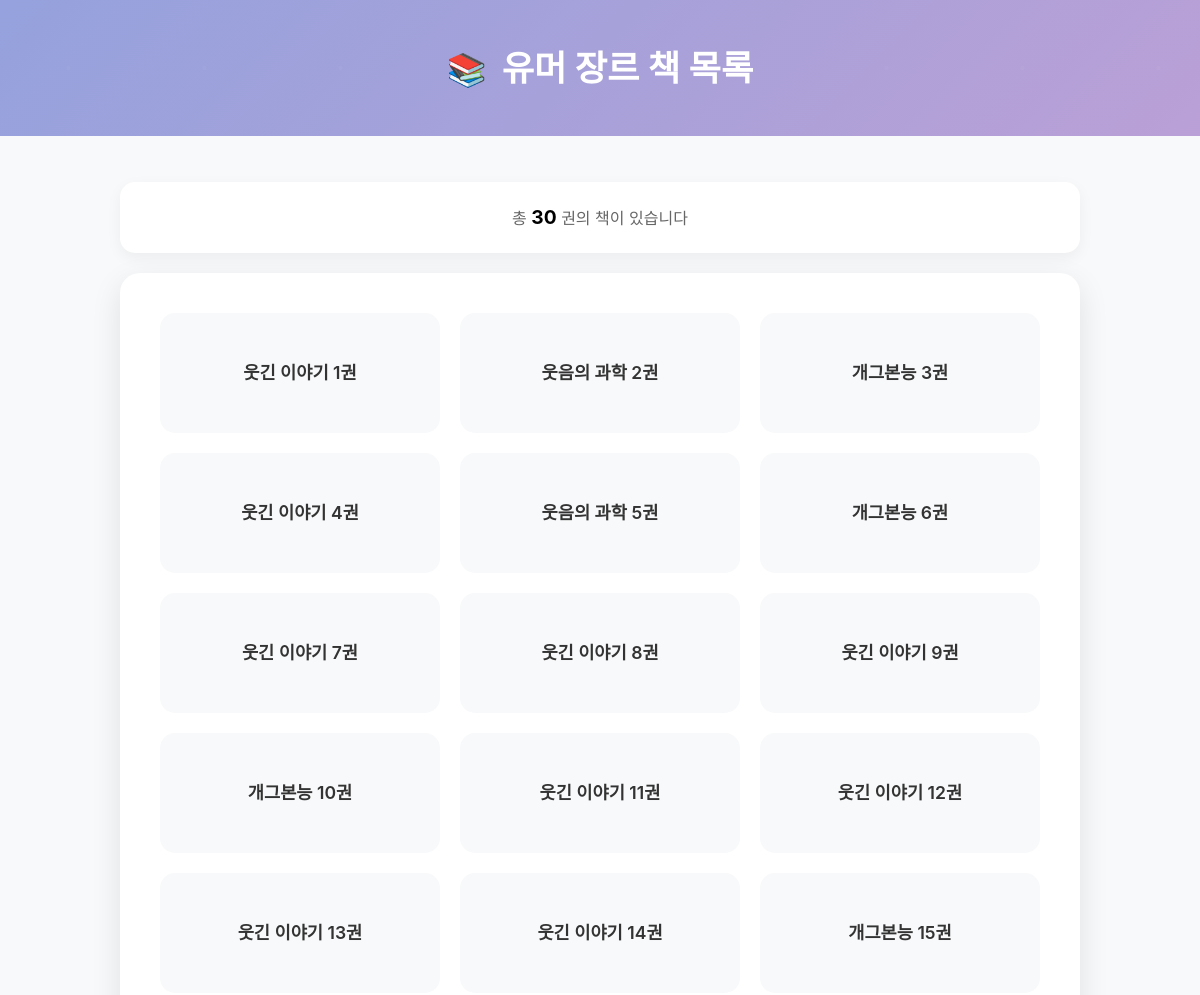
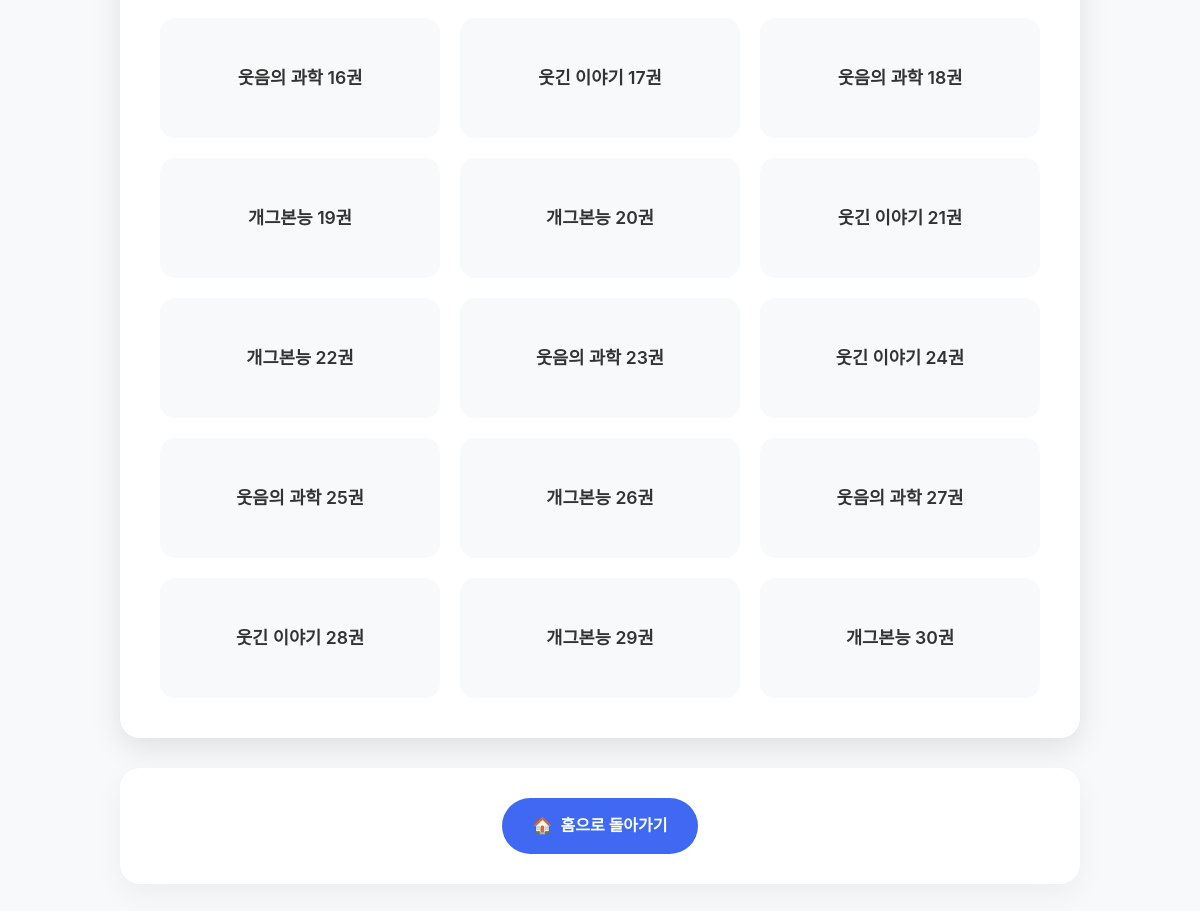
The app's page /genre?genre=유머 with its own data (2 pictures, top to bottom).
### tables this page shows
CREATE TABLE books (id INTEGER PRIMARY KEY, genre TEXT, title TEXT, content TEXT);

### app.py (the view)
@app.route('/genre')
def genre():
    genre = request.args.get('genre', '')
    db = get_db()
    cur = db.execute("SELECT id, title FROM books WHERE genre=?", (genre,))
    books = cur.fetchall()
    return render_template("genre.html", books=books, genre=genre)

### app.py (called while the page is built)
def get_db():
    conn = sqlite3.connect(DB_PATH)
    conn.row_factory = sqlite3.Row
    return conn

### templates/genre.html (shortened to what this page needs)
<!DOCTYPE html>
<html lang="ko">
<head>
    <link rel="stylesheet" href="{{ url_for('static', filename='genre.css') }}">
</head>
<body>
    <div class="page-header">
        <h1 class="page-title">{{ genre }} 장르 책 목록</h1>
    </div>
    <div class="main-container">
        <div class="stats-bar">
            <span class="book-count">{{ books|length }}</span>
        </div>
        <div class="books-section">
            {% if books %}
                <ul class="books-grid">
                    {% for book in books %}
                    <li class="book-item">
                        <a href="/book/{{ book['id'] }}" class="book-link">
                            <span>{{ book['title'] }}</span>
                        </a>
                    </li>
                    {% endfor %}
                </ul>
            {% else %}
                <div class="empty-message">
                    이 장르에는 아직 책이 없습니다.
                </div>
            {% endif %}
        </div>
        <div class="navigation">
            <a href="/" class="home-link">홈으로 돌아가기</a>
        </div>
    </div>
</body>
</html>

### static/genre.css (style rules this page uses)
* { margin: 0; padding: 0; box-sizing: border-box; }
body { font-family: 'Noto Sans KR', -apple-system, BlinkMacSystemFont, 'Segoe UI', Roboto, sans-serif; line-height: 1.6; color: #333; background: #f8f9fa; min-height: 100vh; }
.page-header { background: linear-gradient(135deg, #95a2dd 0%, #baa0d6 100%); padding: 40px 0; text-align: center; color: white; position: relative; overflow: hidden; }
.page-header::before { content: ''; position: absolute; top: 0; left: 0; right: 0; bottom: 0; opacity: 0.3; }
.page-title { font-size: 2.2rem; font-weight: 700; position: relative; z-index: 1; }
.page-title::before { content: '📚'; margin-right: 15px; font-size: 2rem; }
.main-container { max-width: 1000px; margin: -20px auto 40px; padding: 0 20px; position: relative; z-index: 2; }
.books-section { background: white; border-radius: 20px; padding: 40px; box-shadow: 0 10px 30px rgba(0, 0, 0, 0.1); margin-bottom: 30px; }
.books-grid { display: grid; grid-template-columns: repeat(auto-fill, minmax(280px, 1fr)); gap: 20px; list-style: none; }
.book-item { transform: translateY(20px); opacity: 0; animation: fadeInUp 0.6s ease-out forwards; }
.book-item:nth-child(1) { animation-delay: 0.1s; }
.book-item:nth-child(2) { animation-delay: 0.15s; }
.book-item:nth-child(3) { animation-delay: 0.2s; }
.book-item:nth-child(4) { animation-delay: 0.25s; }
.book-item:nth-child(5) { animation-delay: 0.3s; }
.book-item:nth-child(6) { animation-delay: 0.35s; }
.book-item:nth-child(n+7) { animation-delay: 0.4s; }
.book-link { display: block; padding: 25px; background: #f8f9fa; color: #333; text-decoration: none; border-radius: 15px; font-weight: 600; font-size: 1.1rem; transition: all 0.3s ease; position: relative; overflow: hidden; border: 2px solid transparent; height: 100%; min-height: 120px; display: flex; align-items: center; justify-content: center; text-align: center; }
.book-link::before { content: ''; position: absolute; top: 0; left: 0; right: 0; bottom: 0; background: #a7a7a7; transform: translateY(100%); transition: transform 0.3s ease; z-index: 1; }
.book-link span { position: relative; z-index: 2; transition: color 0.3s ease; }
.navigation { text-align: center; background: white; border-radius: 20px; padding: 30px; box-shadow: 0 10px 30px rgba(0, 0, 0, 0.05); }
.home-link { display: inline-flex; align-items: center; padding: 15px 30px; background: #3f69f3; color: white; text-decoration: none; border-radius: 50px; font-weight: 600; font-size: 1rem; transition: all 0.3s ease; position: relative; overflow: hidden; }
.home-link::before { content: '🏠'; margin-right: 8px; }
.home-link::after { content: ''; position: absolute; top: 0; left: -100%; width: 100%; height: 100%; background: linear-gradient(135deg, rgba(255,255,255,0.2), transparent); transition: left 0.3s ease; }
.stats-bar { background: white; border-radius: 15px; padding: 20px; margin-bottom: 20px; box-shadow: 0 5px 15px rgba(0, 0, 0, 0.05); text-align: center; color: #666; margin-top: 66px; }
.stats-bar::before { content: '총 '; }
.stats-bar::after { content: '권의 책이 있습니다'; }
.book-count { font-weight: 700; color: #000; font-size: 1.2rem; }

### records on screen
books: title "웃긴 이야기 1권"
books: title "웃음의 과학 2권"
books: title "개그본능 3권"
books: title "웃긴 이야기 4권"
books: title "웃음의 과학 5권"
books: title "개그본능 6권"
books: title "웃긴 이야기 7권"
books: title "웃긴 이야기 8권"
books: title "웃긴 이야기 9권"
books: title "개그본능 10권"
books: title "웃긴 이야기 11권"
books: title "웃긴 이야기 12권"
books: title "웃긴 이야기 13권"
books: title "웃긴 이야기 14권"
books: title "개그본능 15권"
books: title "웃음의 과학 16권"
books: title "웃긴 이야기 17권"
books: title "웃음의 과학 18권"
books: title "개그본능 19권"
books: title "개그본능 20권"
books: title "웃긴 이야기 21권"
books: title "개그본능 22권"
books: title "웃음의 과학 23권"
books: title "웃긴 이야기 24권"
books: title "웃음의 과학 25권"
books: title "개그본능 26권"
books: title "웃음의 과학 27권"
books: title "웃긴 이야기 28권"
books: title "개그본능 29권"
books: title "개그본능 30권"

### other values on screen
{{ genre }} "유머"
{{ books|length }} "30"
